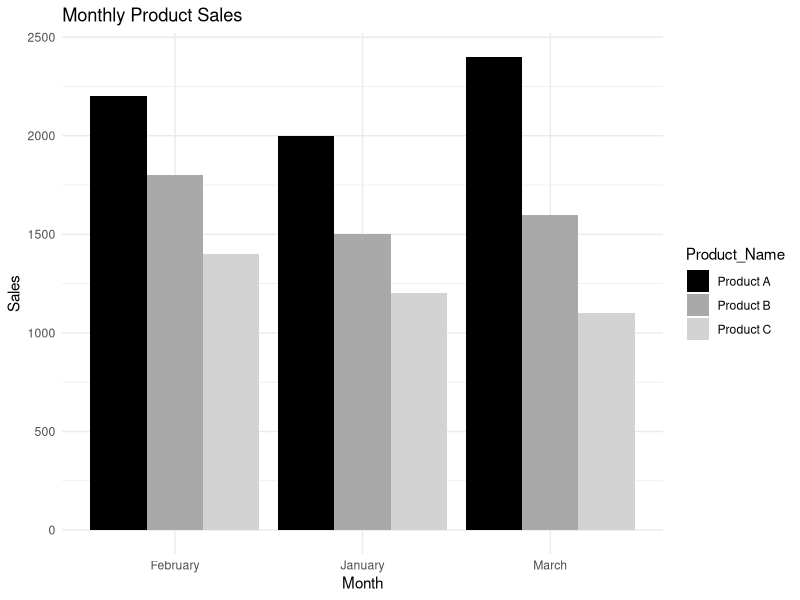
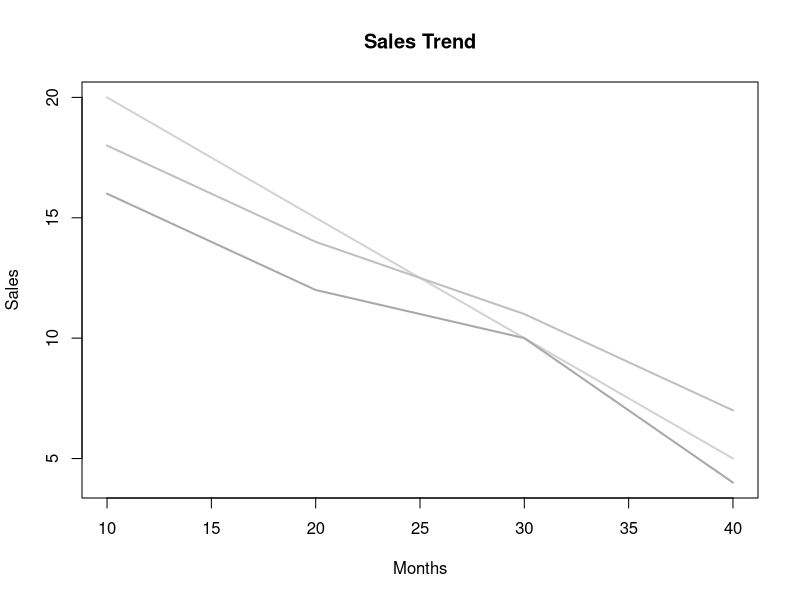

The R source for these figures, in order:
# Load libraries
library(ggplot2)
library(dplyr)
library(tidyr)

# -----------------------------
# Dataset: Monthly Product Sales
# -----------------------------
sales_data <- data.frame(
  Product_ID = c(1, 2, 3),
  Product_Name = c("Product A", "Product B", "Product C"),
  January = c(2000, 1500, 1200),
  February = c(2200, 1800, 1400),
  March = c(2400, 1600, 1100)
)

# Reshape data for plotting
sales_long <- sales_data %>%
  pivot_longer(
    cols = January:March,
    names_to = "Month",
    values_to = "Sales"
  )

# -----------------------------
# Grouped Bar Chart
# -----------------------------
ggplot(sales_long,
       aes(x = Month,
           y = Sales,
           fill = Product_Name)) +
  geom_bar(stat = "identity",
           position = "dodge") +
  scale_fill_manual(values = c("black",
                               "darkgrey",
                               "lightgray")) +
  labs(title = "Monthly Product Sales",
       x = "Month",
       y = "Sales") +
  theme_minimal()

# -----------------------------
# Sales Trend Line Chart
# (Same style as screenshot)
# -----------------------------
months <- c(10, 20, 30, 40)

productA <- c(20, 15, 10, 5)
productB <- c(18, 14, 11, 7)
productC <- c(16, 12, 10, 4)

plot(months, productA,
     type = "l",
     lwd = 2,
     col = "#D3D3D3",
     ylim = c(4, 20),
     xlab = "Months",
     ylab = "Sales",
     main = "Sales Trend")

lines(months, productB,
      lwd = 2,
      col = "#C0C0C0")

lines(months, productC,
      lwd = 2,
      col = "#A9A9A9")
